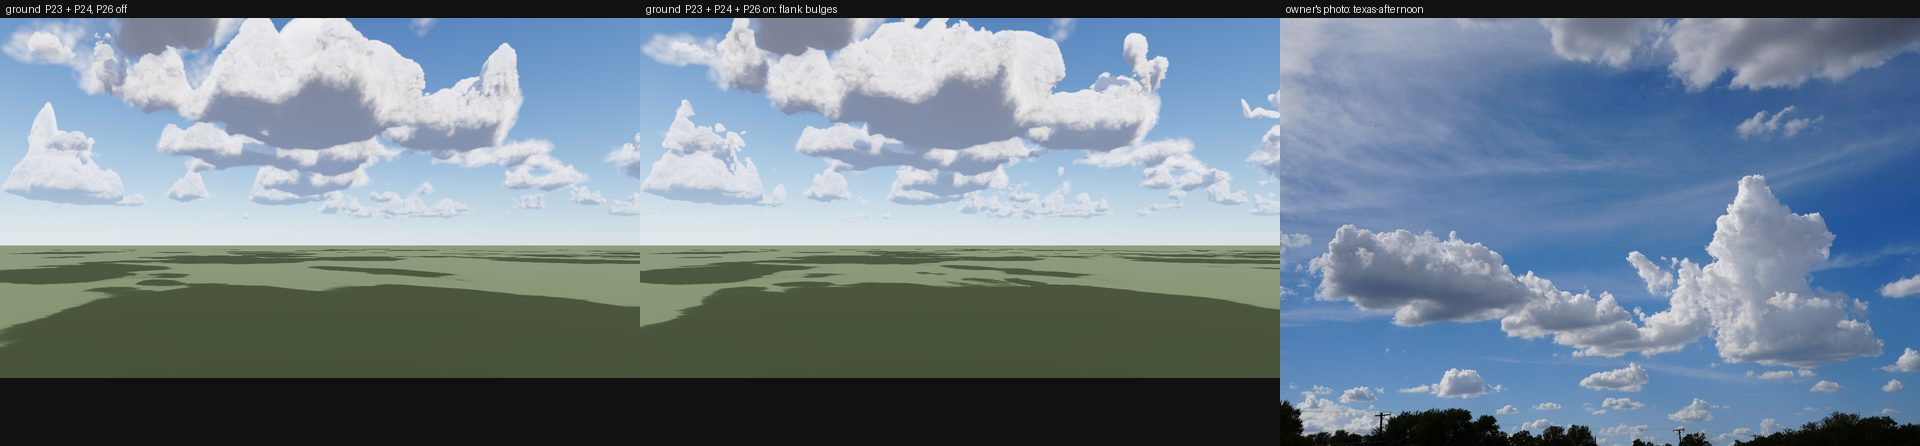

This chart was generated by the following Python code:
# P2.6b sheet: ground P26 off | P26 on (flank bulges) | owner's photo (all with P23 scattered + P24 turrets, fit lighting). Run from the repo root.
import sys
from PIL import Image, ImageDraw
D = 'work/captures/P2-6b/'
PHOTO = sys.argv[1] if len(sys.argv) > 1 else '/Users/dex/Developer/WebGPUClouds/artifacts/research/cloud-photos/_targets/texas-afternoon.jpg'
W = 640
def tile(path):
    im = Image.open(path).convert('RGB')
    return im.resize((W, round(im.height * W / im.width)), Image.LANCZOS)
row = [(tile(D + 'off/ground.png'), 'ground  P23 + P24, P26 off'), (tile(D + 'on/ground.png'), 'ground  P23 + P24 + P26 on: flank bulges'), (tile(PHOTO), "owner's photo: texas-afternoon")]
L = 18
h = max(t.height for t, _ in row)
sheet = Image.new('RGB', (3 * W, L + h), (17, 17, 17))
d = ImageDraw.Draw(sheet)
for i, (t, label) in enumerate(row):
    d.text((i * W + 6, 3), label, fill=(230, 230, 230))
    sheet.paste(t, (i * W, L))
sheet.save(D + 'sheet.jpg', quality=82)
